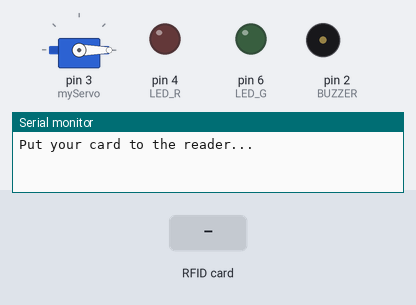
This sketch was run on a simulated Arduino Mega 2560, built with avr-gcc and run on an emulated ATmega2560. On the bench: servo, output pins drawn as LEDs (lit = HIGH), buzzer (waves = sounding), the last lines printed to the serial monitor. Inputs (shaded band) come from the test bench. Pins used as bus, display or sensor lines are not drawn.

Above: at 1.2 s.
1.3 s: RFID card 71 1E A3 C3 held to the reader
At 1.97 s:
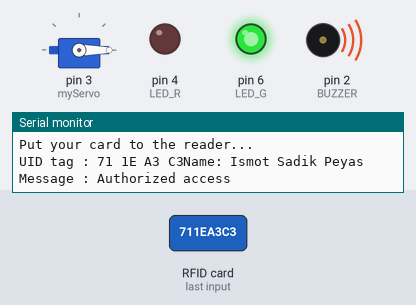
At 3.5 s:
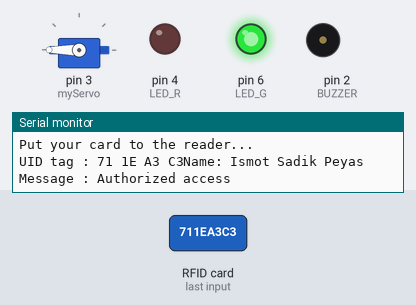
Timing chart, 0 to 8.6 s (numbered marks = the images above; inputs shaded):
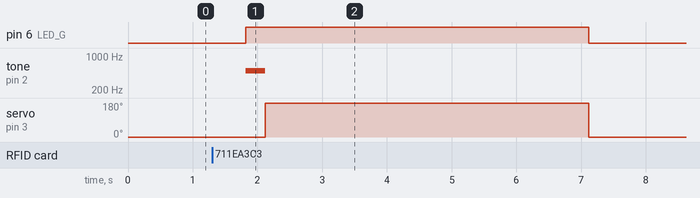

The sketch:

RFID_CHECK.ino
```cpp
#include <SPI.h>
#include <MFRC522.h>
#include <Servo.h>

#define SS_PIN 53
#define RST_PIN 5
#define LED_G 6 //define green LED pin
#define LED_R 4 //define red LED
#define BUZZER 2 //buzzer pin
#define Peyas "71 1E A3 C3" // define main card with uid
#define Swapnil "43 EA 0D 32" // define card1 with uid
#define Rimi "6B D3 99 1B" // difine tag with uid

MFRC522 mfrc522(SS_PIN, RST_PIN);   // Create MFRC522 instance.
Servo myServo; //define servo name


void setup()
{
  Serial.begin(9600);   // Initiate a serial communication
  SPI.begin();      // Initiate  SPI bus
  mfrc522.PCD_Init();   // Initiate MFRC522
  myServo.attach(3); //servo pin
  myServo.write(0); //servo start position
  pinMode(LED_G, OUTPUT);
  pinMode(LED_R, OUTPUT);
  pinMode(BUZZER, OUTPUT);
  noTone(BUZZER);
  Serial.println("Put your card to the reader...");
  Serial.println();

}


void loop()
{
  // Look for new cards
  if ( ! mfrc522.PICC_IsNewCardPresent())
  {
    return;
  }
  // Select one of the cards
  if ( ! mfrc522.PICC_ReadCardSerial())
  {
    return;
  }


  //Show UID on serial monitor
  Serial.print("UID tag :");
  String content= "";
  byte letter;
  for (byte i = 0; i < mfrc522.uid.size; i++)
  {
     Serial.print(mfrc522.uid.uidByte[i] < 0x10 ? " 0" : " ");
     Serial.print(mfrc522.uid.uidByte[i], HEX);
     content.concat(String(mfrc522.uid.uidByte[i] < 0x10 ? " 0" : " "));
     content.concat(String(mfrc522.uid.uidByte[i], HEX));
  }

  content.toUpperCase();
  if (content.substring(1)== Peyas)
   {
    Serial.println ("Name: Ismot Sadik Peyas");
   }

   else if (content.substring(1) == Swapnil)
   {
   Serial.println ("Name: Swapnil kar");
   }
   else if (content.substring(1) == Rimi )
   {
   Serial.println ("Name: Rimi");
   }
   else
   {
   Serial.println("Name:______________");
    }


  Serial.println();
  Serial.print("Message : ");

  if (content.substring(1) == Peyas || content.substring(1) == Swapnil || content.substring(1) == Rimi ) //change here the UID of the card/cards  to give access
  {
    Serial.println("Authorized access");
    Serial.println();
    delay(500);
    digitalWrite(LED_G, HIGH);
    tone(BUZZER, 500);
    delay(300);
    noTone(BUZZER);
    myServo.write(180);
    delay(5000);
    myServo.write(0);
    digitalWrite(LED_G, LOW);
  }

 else   {
    Serial.println(" Access denied");
    Serial.println();
    digitalWrite(LED_R, HIGH);
    tone(BUZZER, 300);
    delay(1000);
    digitalWrite(LED_R, LOW);
    noTone(BUZZER);
  }
}
```

Measured:
- after the input at 1.3 s, pin 6 (LED_G): LOW → HIGH after 0.52 s, → LOW 5.3 s later; tone on pin 2 (BUZZER): silent → 500 Hz after 0.52 s, → silent 0.30 s later; servo on pin 3 (myServo): 0° → 180° after 0.82 s, → 0° 5.0 s later
